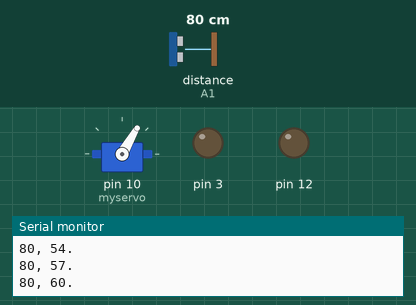
The sketch below on a simulated Arduino Uno, built with avr-gcc and run on an emulated ATmega328P. Parts: servo, output pins drawn as LEDs (lit = HIGH), the last lines printed to the serial monitor. Wiring (inferred from the names in the program): ultrasonic range finder: trigger A0; echo A1. The inputs (shaded band) are chosen by the test bench; at power-on: distance to the obstacle (sensor on A1) 80 cm. The echo pulse lasts 58.3 µs per cm; pins used as bus, display or sensor lines are not drawn.

Above: at 2.63 s.
At 5.9 s:
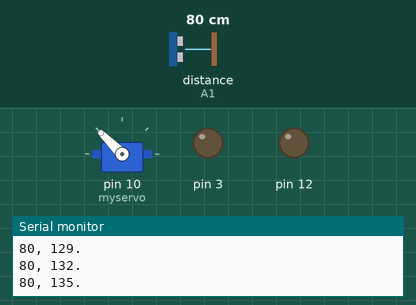
6.0 s: distance to the obstacle (sensor on A1) set to 299 cm
At 11.0 s:
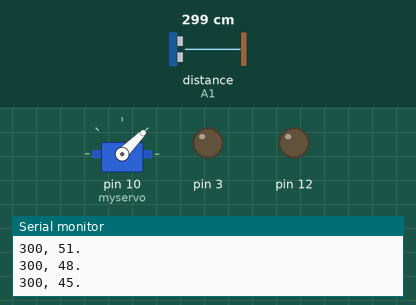
Timing chart, 0 to 15.0 s (numbered marks = the images above; inputs shaded):
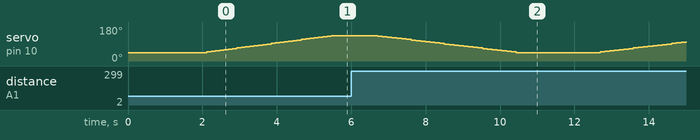

The sketch:

rad.ino
```cpp
/*
Version: 0.1
This code was written by Grook.net
Please feel free to edit/add any thing to the code but email it back to us for sharing it
www.grook.net
http://www.youtube.com/GROOKnet
https://www.facebook.com/GROOKnet
*/


#define ECHOPIN A1       // Pin to receive echo pulse
#define TRIGPIN A0
#include <Servo.h>

Servo myservo; // create servo object to control a servo
int pos = 0; // variable to store the servo position
void setup() {
 Serial.begin(9600);

  myservo.attach(10); // attaches the servo on pin 9 to the servo object
  pinMode(3,OUTPUT);
  pinMode(12,OUTPUT);
  pinMode(13,INPUT);
  pinMode(ECHOPIN, INPUT);
  pinMode(TRIGPIN, OUTPUT);
}

void Print (int R , int T)
{
   Serial.print(R);Serial.print(", ");
   Serial.print(T);Serial.println(".");
   delay(100);
}

float Distance () {

  digitalWrite(TRIGPIN, LOW);
  delayMicroseconds(2);
  digitalWrite(TRIGPIN, HIGH);
  delayMicroseconds(10);
  digitalWrite(TRIGPIN, LOW);
  // Distance Calculation

  float distance = pulseIn(ECHOPIN, HIGH);
  distance= distance/58;
  return(distance);
}

void loop() {

      myservo.write(45); // tell servo to go to position in variable 'pos'


  delay(2000);


  for(pos = 45; pos <= 135; pos += 3) // goes from 45 degrees to 135 degrees
  { // in steps of 1 degree
    myservo.write(pos); // tell servo to go to position in variable 'pos'

  Print(Distance() , pos);
    delay(10); // waits 15ms for the servo to reach the position
  }
  delay(1000);


  for(pos = 135; pos>=45; pos-=3) // goes from 135 degrees to 45 degrees
  {
    myservo.write(pos); // tell servo to go to position in variable 'pos'
      Print(Distance() , pos);

    delay(10); // waits 15ms for the servo to reach the position
  }


}
```
